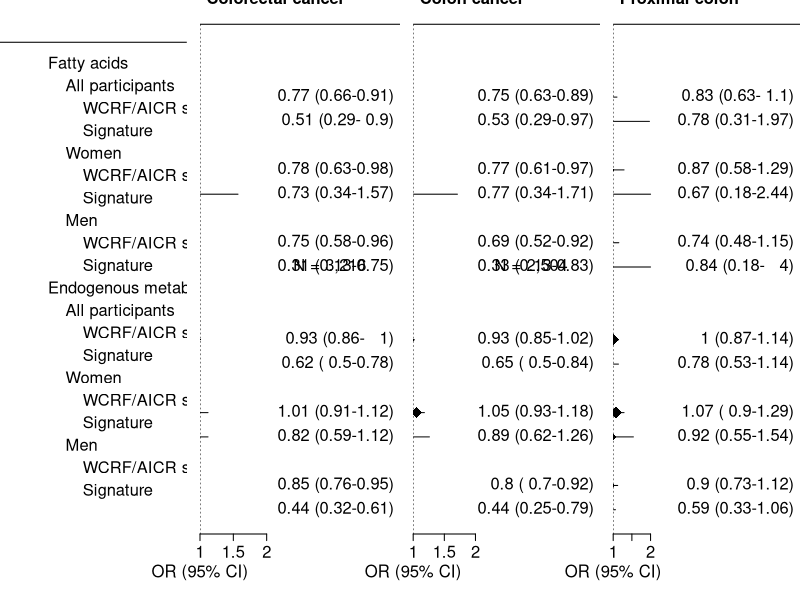
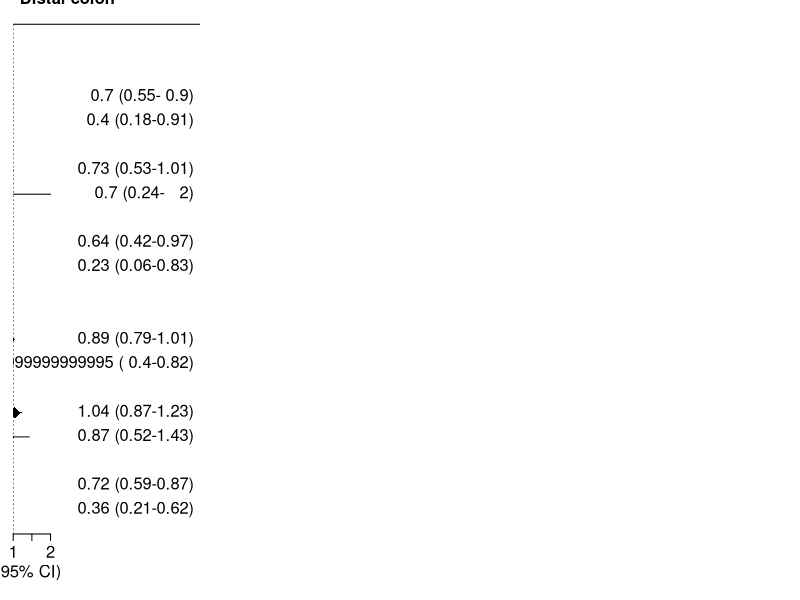

These charts were generated, in order, by the following R code: (Note: this script raises an error after producing the figures.)
# Forest plots for WCRF score presentation
# Read data from first and layout from second sheet
library(readxl)
library(tidyverse)

# Read in data sheet and layout sheet
t2 <- read_xlsx("forest_crc_wcrf.xlsx", sheet = 2) %>% filter(included == TRUE) %>%
        arrange(fct_inorder(`Metabolite group`), fct_inorder(Subgroup), fct_inorder(Assessment))

ly <- read_xlsx("forest_crc_wcrf.xlsx", sheet = 3) #%>% filter(inclusion1 == TRUE)

# Set row vectors from layout sheet
rowvec <- rev(which(rev(ly$rowvec)))
labs.lev1 <- na.omit(ly$labs.lev1)
labs.lev2 <- na.omit(ly$labs.lev2)
labs.lev3 <- na.omit(ly$labs.lev3)
rows.lev1 <- rev(which(rev(ly$row.lev1)))
rows.lev2 <- rev(which(rev(ly$row.lev2)))
rows.lev3 <- rev(which(rev(ly$row.lev3)))

# Four columns
par(mfrow=c(1,4))

# Plot for rownames
par(mar=c(5,0,0,1))
limm <- nrow(ly)
plot(0.5, type="n", axes = F, ann = F, ylim=c(0, limm + 2), xlim = c(0, 10))
text(2, rows.lev1, labs.lev1, cex = 1.5, pos = 4, font = 1)
text(3, rows.lev2, labs.lev2, cex = 1.5, pos = 4)
text(4, rows.lev3, labs.lev3, cex = 1.5, pos = 4)
abline(h = limm + 1)

# Colorectal cancer: plot points with no rownames
library(metafor)
par(mar=c(5,0,0,1))
forest(x = t2$hr, ci.ub = t2$ci.high, ci.lb = t2$ci.low, 
       subset = t2$subsite == "Colorectal",
       refline=1, efac = 0, rows = rowvec, ylim=c(0, limm + 2), 
       xlab="OR (95% CI)", annosym = c(" (", "-", ")"),
       psize= 1.5, cex=1.5, top = 2,
       slab = NA, pch = 18, xlim = c(1, 4), cex.lab = 1, 
       header = c("Colorectal cancer", ""))
# Number of cases
text(2.3, c(11, 25), c("N = 3,216", "N = 876"), cex = 1.5, pos = 4)

# Colon
par(mar=c(5,4,0,1))
forest(x = t2$hr, ci.ub = t2$ci.high, ci.lb = t2$ci.low, 
       subset = t2$subsite == "Colon",
       refline=1, efac = 0, rows = rowvec, ylim=c(0, limm + 2), 
       xlab="OR (95% CI)", annosym = c(" (", "-", ")"), psize= 1.5, cex=1.5, 
       top = 2, slab = NA, pch = 18, xlim = c(1, 4), cex.lab = 1, 
       header = c("Colon cancer", ""))
# Number of cases
text(2.2, c(11, 25), c("N = 2,504", "N = 792"), cex = 1.5, pos = 4)

# Proximal colon
par(mar=c(5,4,0,1))
forest(x = t2$hr, ci.ub = t2$ci.high, ci.lb = t2$ci.low, 
       subset = t2$subsite == "Proximal colon",
       refline=1, efac = 0, rows = rowvec, ylim=c(0, limm + 2), 
       xlab="OR (95% CI)", annosym = c(" (", "-", ")"),
       psize= 1.6, cex=1.5, top = 2, alim = c(0, 2),
       slab = NA, pch = 18, xlim = c(1, 6), cex.lab = 1, 
       header = c("Proximal colon", ""))
# Number of cases

# Distal colon
par(mar=c(5,4,0,1))
forest(x = t2$hr, ci.ub = t2$ci.high, ci.lb = t2$ci.low, 
       subset = t2$subsite == "Distal colon",
       refline=1, efac = 0, rows = rowvec, ylim=c(0, limm + 2), 
       xlab="OR (95% CI)", annosym = c(" (", "-", ")"),
       psize= 1.6, cex=1.5, top = 2, slab = NA, pch = 18, 
       xlim = c(1, 6), cex.lab = 1, 
       header = c("Distal colon", ""))
# Number of cases

# Rectal
ly <- read_xlsx("forest_crc_wcrf.xlsx", sheet = 3) %>% filter(inclusion1 == TRUE)
# Set new vectors from layout sheet
rowvec <- rev(which(rev(ly$rowvec)))
labs.lev1 <- na.omit(ly$labs.lev1)
labs.lev2 <- na.omit(ly$labs.lev2)
labs.lev3 <- na.omit(ly$labs.lev3)
rows.lev1 <- rev(which(rev(ly$row.lev1)))
rows.lev2 <- rev(which(rev(ly$row.lev2)))
rows.lev3 <- rev(which(rev(ly$row.lev3)))

par(mar=c(5,4,0,1))
forest(x = t2$hr, ci.ub = t2$ci.high, ci.lb = t2$ci.low, 
       subset = t2$subsite == "Rectal",
       refline=1, efac = 0, rows = rowvec, ylim=c(0, limm + 2), 
       xlab="OR (95% CI)", annosym = c(" (", "-", ")"),
       psize= 1.4, cex=1.5, top = 2,slab = NA, pch = 18, xlim = c(1, 3), 
       cex.lab = 1, header = c("Rectal cancer", ""))
# Number of cases
text(1.7, 11, "N = 468", cex = 1.5, pos = 4)

# Summary forest
t3 <- read_xlsx("forest_crc_wcrf.xlsx", sheet = 2) %>% filter(included2 == TRUE) %>%
        map_df(rev)

par(mar=c(5,0,0,1))
forest(x = t3$hr, ci.ub = t3$ci.high, ci.lb = t3$ci.low, 
       refline=1, efac = 0, rows = c(1:3, 6:8), 
       ylim=c(0, 11), 
       xlab="OR (95% CI)", annosym = c(" (", "-", ")"),
       psize= 1.5, #cex=1.5,
       #col = c("red", "blue", "blue", "red", "blue", "blue"),
       top = 2,
       slab = rep(c("         adj. score", "     Signature", "     Score"),2), 
       pch = 18, #xlim = c(1, 2), 
       cex.lab = 1, header = c("Model", "OR (95% CI)"))

par("usr")
text(-0.65, c(4, 9), c("Endogenous metabolites", "Fatty acids"), pos = 4)
